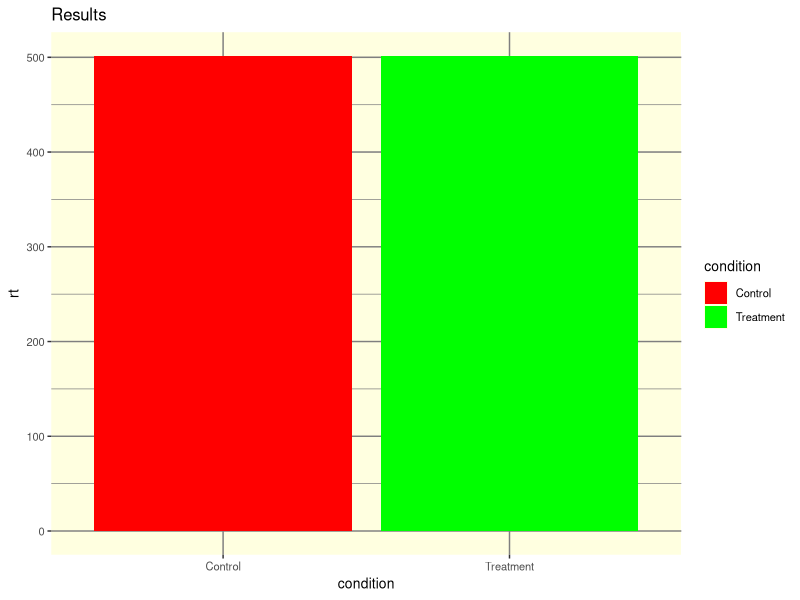
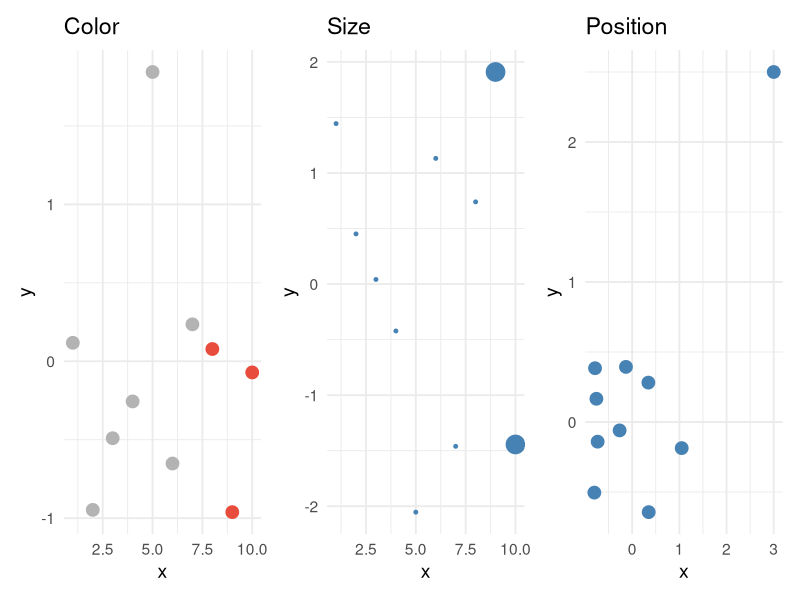
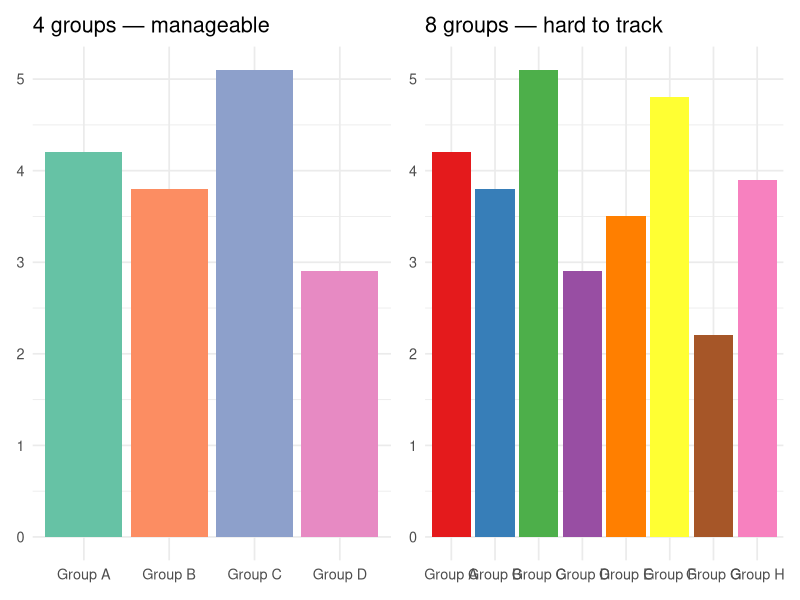
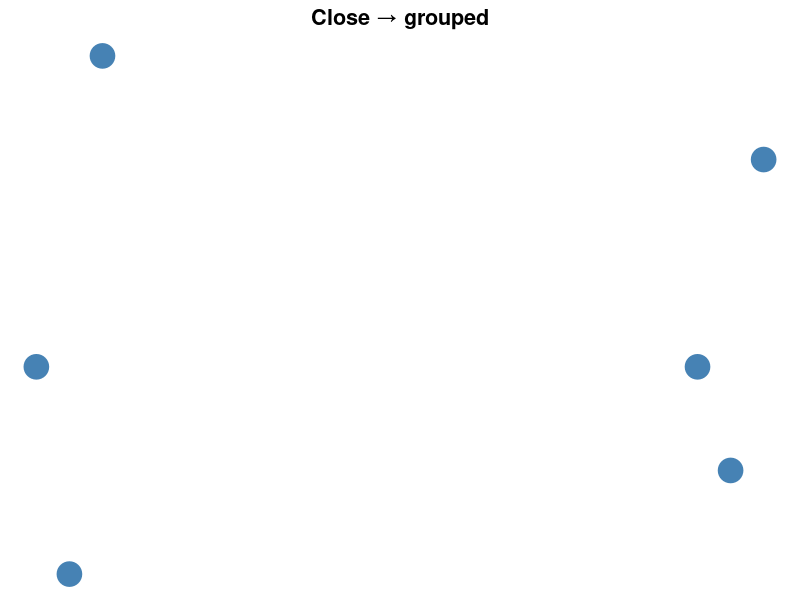
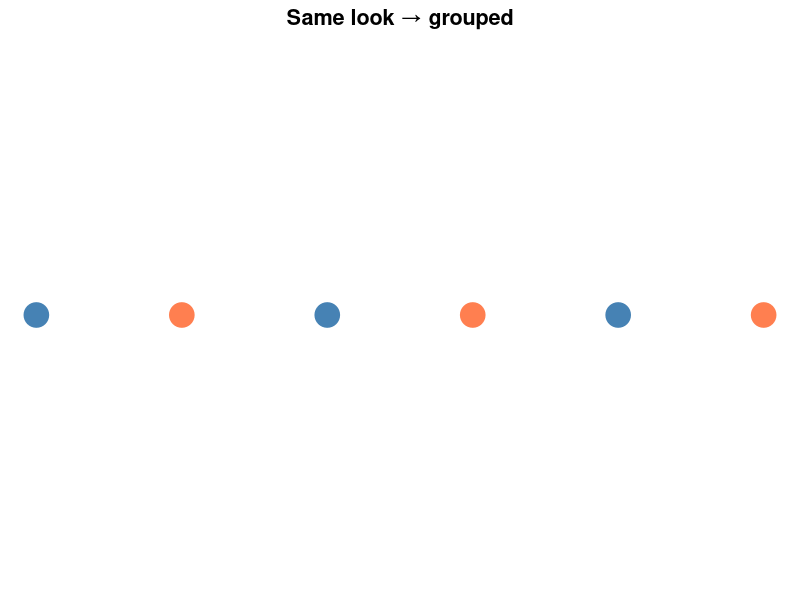
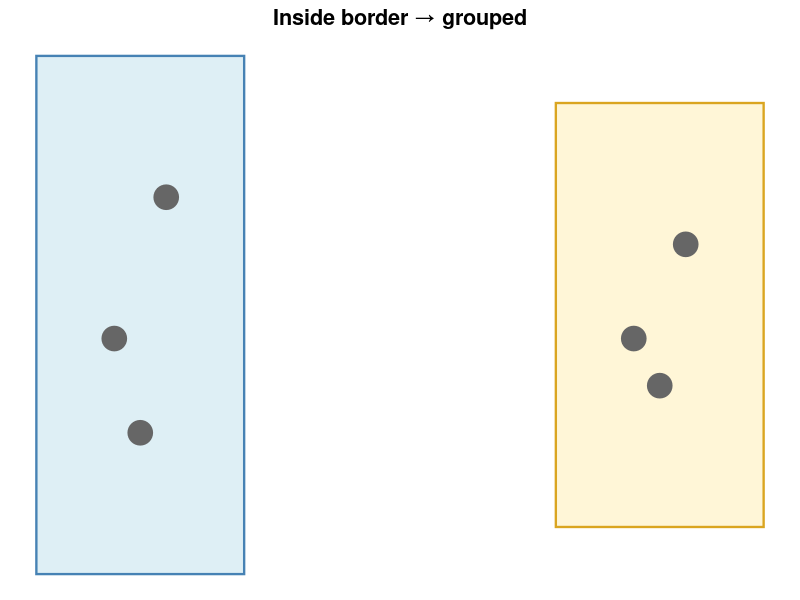
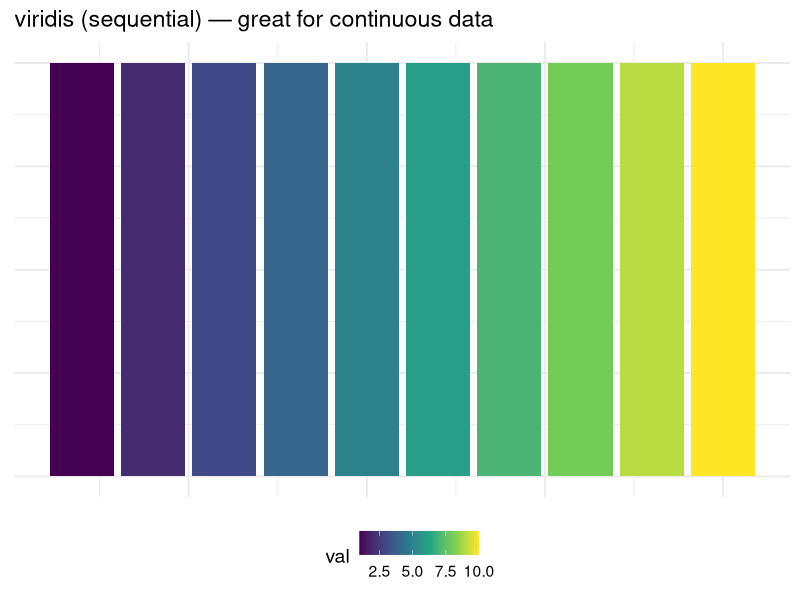
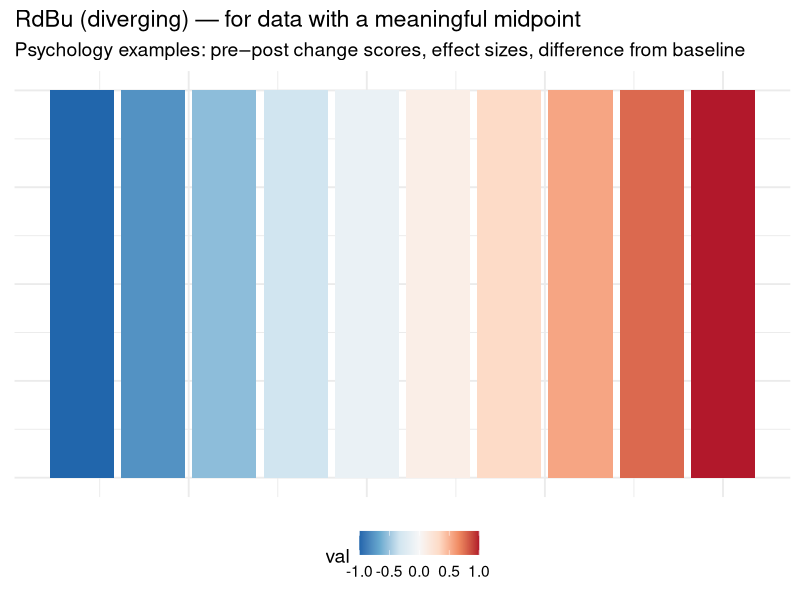

These charts were generated, in order, by the following R code:
## ---- chunk 1
#| include: false
library(tidyverse)
library(patchwork)

# Reuse the reaction time dataset
set.seed(123)
reaction_data <- tibble(
  participant = rep(1:40, each = 2),
  condition = rep(c("Control", "Treatment"), 40),
  rt = c(rnorm(40, mean = 520, sd = 60), rnorm(40, mean = 480, sd = 55)),
  accuracy = c(rbinom(40, 1, 0.82), rbinom(40, 1, 0.88)),
  age_group = rep(c("Young", "Young", "Older", "Older"), 20)
) |>
  mutate(rt = round(rt, 1))
## ---- chunk 2
#| echo: false
#| fig-width: 8
#| fig-height: 4
#| fig-alt: "Deliberately poorly designed bar chart with red and green bars, tiny text, yellow background, heavy gridlines, and an uninformative title — used as a 'what's wrong' warm-up exercise."
ggplot(reaction_data, aes(x = condition, y = rt, fill = condition)) +
  geom_bar(stat = "summary", fun = mean) +
  scale_fill_manual(values = c("Control" = "red", "Treatment" = "green")) +
  labs(title = "Results", y = "rt", x = "condition") +
  theme(
    panel.background = element_rect(fill = "lightyellow"),
    panel.grid = element_line(color = "grey50"),
    text = element_text(size = 10)
  )
## ---- chunk 3
#| echo: false
#| fig-width: 12
#| fig-height: 4
#| fig-alt: "Three panel demonstration of preattentive processing: the left panel uses color to make red points pop among gray ones, the middle panel uses size to make two large points stand out, and the right panel uses position to isolate one outlier far from a cluster."

# Color draws attention
p1 <- tibble(x = 1:10, y = rnorm(10), highlight = c(rep("other", 7), rep("target", 3))) |>
  ggplot(aes(x, y, color = highlight)) +
  geom_point(size = 4) +
  scale_color_manual(values = c("other" = "gray70", "target" = "#e74c3c"), guide = "none") +
  labs(title = "Color") + theme_minimal(base_size = 14)

# Size draws attention
p2 <- tibble(x = 1:10, y = rnorm(10), sz = c(rep(3, 8), 8, 8)) |>
  ggplot(aes(x, y, size = sz)) +
  geom_point(color = "steelblue") +
  scale_size(guide = "none") +
  labs(title = "Size") + theme_minimal(base_size = 14)

# Position draws attention
p3 <- tibble(x = c(rnorm(9, 0, 0.5), 3), y = c(rnorm(9, 0, 0.5), 2.5)) |>
  ggplot(aes(x, y)) +
  geom_point(size = 4, color = "steelblue") +
  labs(title = "Position") + theme_minimal(base_size = 14)

p1 + p2 + p3
## ---- chunk 4
#| echo: false
#| fig-width: 12
#| fig-height: 3.5
#| fig-alt: "Two side-by-side bar charts: the left has 4 clearly distinguishable groups using a Set2 palette; the right has 8 groups where colors become hard to tell apart, illustrating how working memory limits categorical encoding in figures."
p_wm1 <- tibble(
  group = paste("Group", LETTERS[1:4]),
  value = c(4.2, 3.8, 5.1, 2.9)
) |>
  ggplot(aes(x = group, y = value, fill = group)) +
  geom_col() +
  scale_fill_brewer(palette = "Set2") +
  labs(title = "4 groups — manageable", x = NULL, y = NULL) +
  theme_minimal(base_size = 13) +
  theme(legend.position = "none")

p_wm2 <- tibble(
  group = paste("Group", LETTERS[1:8]),
  value = c(4.2, 3.8, 5.1, 2.9, 3.5, 4.8, 2.2, 3.9)
) |>
  ggplot(aes(x = group, y = value, fill = group)) +
  geom_col() +
  scale_fill_brewer(palette = "Set1") +
  labs(title = "8 groups — hard to track", x = NULL, y = NULL) +
  theme_minimal(base_size = 13) +
  theme(legend.position = "none")

p_wm1 + p_wm2
## ---- chunk 5
#| echo: false
#| fig-height: 2.5
#| fig-width: 3.2
#| fig-alt: "Six gray dots arranged in two tight clusters separated by empty space — demonstrating the Gestalt principle of proximity."
tibble(
  x = c(1, 1.2, 1.1, 3, 3.2, 3.1),
  y = c(1, 1.3, 0.8, 1, 1.2, 0.9)
) |>
  ggplot(aes(x, y)) +
  geom_point(size = 8, color = "steelblue") +
  labs(title = "Close → grouped") +
  theme_void(base_size = 13) +
  theme(plot.title = element_text(hjust = 0.5, face = "bold"))
## ---- chunk 6
#| echo: false
#| fig-height: 2.5
#| fig-width: 3.2
#| fig-alt: "Six dots in a row, alternating blue and orange — demonstrating Gestalt similarity grouping by color."
tibble(
  x = 1:6,
  y = rep(1, 6),
  grp = rep(c("A", "B"), 3)
) |>
  ggplot(aes(x, y, color = grp)) +
  geom_point(size = 8) +
  scale_color_manual(values = c("A" = "steelblue", "B" = "coral")) +
  labs(title = "Same look → grouped") +
  theme_void(base_size = 13) +
  theme(plot.title = element_text(hjust = 0.5, face = "bold"),
        legend.position = "none")
## ---- chunk 7
#| echo: false
#| fig-height: 2.5
#| fig-width: 3.2
#| fig-alt: "Two clusters of gray dots, each enclosed by a shaded rectangle — demonstrating the Gestalt principle of enclosure."
tibble(
  x = c(1, 1.2, 1.1, 3, 3.2, 3.1),
  y = c(1, 1.3, 0.8, 1, 1.2, 0.9)
) |>
  ggplot(aes(x, y)) +
  annotate("rect", xmin = 0.7, xmax = 1.5, ymin = 0.5, ymax = 1.6,
           fill = "lightblue", alpha = 0.4, color = "steelblue", linewidth = 0.8) +
  annotate("rect", xmin = 2.7, xmax = 3.5, ymin = 0.6, ymax = 1.5,
           fill = "#fff3cd", alpha = 0.8, color = "goldenrod", linewidth = 0.8) +
  geom_point(size = 8, color = "gray40") +
  labs(title = "Inside border → grouped") +
  theme_void(base_size = 13) +
  theme(plot.title = element_text(hjust = 0.5, face = "bold"))
## ---- chunk 8
#| echo: false
#| fig-width: 10
#| fig-height: 4
#| fig-alt: "A row of ten tiles colored with the viridis sequential palette, transitioning smoothly from dark purple on the left to bright yellow on the right, illustrating how sequential palettes encode low-to-high values."
tibble(x = 1:10, y = rep(1, 10), val = 1:10) |>
  ggplot(aes(x, y, fill = val)) +
  geom_tile(width = 0.9) +
  scale_fill_viridis_c() +
  labs(title = "viridis (sequential) — great for continuous data") +
  theme_minimal(base_size = 14) +
  theme(axis.text = element_blank(), axis.title = element_blank(), legend.position = "bottom")
## ---- chunk 9
#| echo: false
#| fig-width: 10
#| fig-height: 4
#| fig-alt: "A row of ten tiles colored with the RdBu diverging palette, transitioning from dark blue on the left through white in the middle to dark red on the right, illustrating how diverging palettes encode values relative to a midpoint."
tibble(x = 1:10, y = rep(1, 10), val = seq(-1, 1, length.out = 10)) |>
  ggplot(aes(x, y, fill = val)) +
  geom_tile(width = 0.9) +
  scale_fill_distiller(palette = "RdBu") +
  labs(title = "RdBu (diverging) — for data with a meaningful midpoint",
       subtitle = "Psychology examples: pre–post change scores, effect sizes, difference from baseline") +
  theme_minimal(base_size = 14) +
  theme(axis.text = element_blank(), axis.title = element_blank(), legend.position = "bottom")
## ---- chunk 10
#| echo: false
#| fig-width: 10
#| fig-height: 4
#| fig-alt: "A row of eight tiles in distinct pastel colors from the ColorBrewer Set2 qualitative palette, showing how each category gets a visually distinguishable hue with no implied ordering."
tibble(x = 1:8, y = rep(1, 8), cat = letters[1:8]) |>
  ggplot(aes(x, y, fill = cat)) +
  geom_tile(width = 0.9) +
  scale_fill_brewer(palette = "Set2") +
  labs(title = "Set2 (qualitative) — for categorical groups") +
  theme_minimal(base_size = 14) +
  theme(axis.text = element_blank(), axis.title = element_blank(), legend.position = "bottom")
## ---- chunk 11
#| echo: false
#| fig-width: 12
#| fig-height: 5
#| fig-alt: "Side-by-side comparison of two boxplots: the left uses red and green fills that are indistinguishable to colorblind viewers, while the right uses blue and orange fills that are accessible to virtually all viewers."

p1 <- reaction_data |>
  ggplot(aes(x = condition, y = rt, fill = condition)) +
  geom_boxplot(alpha = 0.7) +
  scale_fill_manual(values = c("Control" = "#ff0000", "Treatment" = "#00aa00")) +
  labs(title = "Red vs Green — bad for colorblind viewers", x = "Condition", y = "RT (ms)") +
  theme_minimal(base_size = 14) +
  theme(legend.position = "none")

p2 <- reaction_data |>
  ggplot(aes(x = condition, y = rt, fill = condition)) +
  geom_boxplot(alpha = 0.7) +
  scale_fill_manual(values = c("Control" = "#0072B2", "Treatment" = "#E69F00")) +
  labs(title = "Blue vs Orange — works for everyone", x = "Condition", y = "RT (ms)") +
  theme_minimal(base_size = 14) +
  theme(legend.position = "none")

p1 + p2
## ---- chunk 12
#| echo: false
#| fig-width: 12
#| fig-height: 5
#| fig-alt: "Side-by-side comparison of the same boxplot using ggplot2's default gray theme on the left versus the cleaner minimal theme on the right, showing how removing the gray background, heavy gridlines, and redundant legend reduces visual clutter."

p1 <- reaction_data |>
  ggplot(aes(x = condition, y = rt, fill = condition)) +
  geom_boxplot() +
  labs(title = "Default theme (theme_gray)", x = "Condition", y = "RT (ms)")

p2 <- reaction_data |>
  ggplot(aes(x = condition, y = rt, fill = condition)) +
  geom_boxplot() +
  labs(title = "Cleaned up (theme_minimal)", x = "Condition", y = "RT (ms)") +
  theme_minimal(base_size = 14) +
  theme(legend.position = "none")

p1 + p2
## ---- chunk 13
#| code-fold: true
#| code-summary: "Data setup (click to expand)"
set.seed(123)
reaction_data <- tibble(
  participant = rep(1:40, each = 2),
  condition   = rep(c("Control", "Treatment"), 40),
  rt          = c(rnorm(40, mean = 520, sd = 60), rnorm(40, mean = 480, sd = 55)),
  accuracy    = c(rbinom(40, 1, 0.82), rbinom(40, 1, 0.88)),
  age_group   = rep(c("Young", "Young", "Older", "Older"), 20)
) |>
  mutate(rt = round(rt, 1))
## ---- chunk 14
#| fig-alt: "Deliberately cluttered scatterplot with red and green colors, points sized by a binary variable, redundant color and fill mappings, uninformative title, and the default gray theme — students are asked to redesign it."
# The cluttered version — fix this!
reaction_data |>
  ggplot(aes(x = condition, y = rt, fill = condition, color = condition, size = accuracy)) +
  geom_point() +
  geom_boxplot(alpha = 0.3) +
  scale_fill_manual(values = c("Control" = "red", "Treatment" = "green")) +
  scale_color_manual(values = c("Control" = "red", "Treatment" = "green")) +
  labs(x = "condition", y = "rt", title = "data") +
  theme_gray()
## ---- chunk 15
#| echo: false
#| eval: true
#| fig-width: 9
#| fig-height: 5
#| fig-alt: "Boxplots with jittered points showing reaction time by condition (Control vs Treatment), faceted by accuracy ('incorrect' vs 'correct'). Viridis fill and color, ms-suffixed y-axis, minimal black-and-white theme, no legend."
reaction_data |>
  ggplot(aes(x = condition, y = rt,
             fill = condition,
             color = condition)) +
  geom_jitter(width = .1) +
  geom_boxplot(alpha = 0.3) +
  scale_fill_viridis_d() +
  scale_color_viridis_d() +
  scale_y_continuous(
    labels = scales::label_number(suffix = " ms")) +
  labs(
    x = NULL,
    y = NULL,
    title = "Reaction time by condition and accuracy",
    caption = "Reaction time in miliseconds; 0 = inaccurate, 1 = accurate"
  ) +
  facet_wrap(~accuracy,
             labeller = as_labeller(c("0" = "incorrect", "1" = "correct"))) +
  theme_bw() +
  theme(legend.position = "none",
        plot.title.position = "plot")
## ---- chunk 16
#| echo: false
#| fig-width: 7
#| fig-height: 4
#| fig-alt: "Bar chart comparing mean reaction times for Control and Treatment conditions where the y-axis starts at 478 instead of 0, making a small ~40 ms difference appear dramatically large."
# Bad: Truncated y-axis exaggerates difference
reaction_data |>
  group_by(condition) |>
  summarize(mean_rt = mean(rt)) |>
  ggplot(aes(x = condition, y = mean_rt, fill = condition)) +
  geom_col() +
  scale_fill_manual(values = c("Control" = "grey60", "Treatment" = "grey40")) +
  coord_cartesian(ylim = c(478, 522)) +
  labs(title = "Treatment Reduces Reaction Time",
       y = "Mean RT (ms)", x = NULL) +
  theme_minimal(base_size = 14) +
  theme(legend.position = "none")
## ---- chunk 17
#| echo: false
#| fig-width: 7
#| fig-height: 4
#| fig-alt: "Boxplot with red and green fills, a yellow background, heavy gridlines, variable names as axis labels, and the uninformative title 'Boxplot' — demonstrating multiple common design mistakes at once."
# Bad: Rainbow color + too many gridlines + no informative title
reaction_data |>
  ggplot(aes(x = condition, y = rt, fill = age_group)) +
  geom_boxplot() +
  scale_fill_manual(values = c("Young" = "red", "Older" = "green")) +
  labs(title = "Boxplot", y = "rt", x = "condition") +
  theme(
    panel.background = element_rect(fill = "lightyellow"),
    panel.grid.major = element_line(color = "grey50"),
    panel.grid.minor = element_line(color = "grey70")
  )
## ---- chunk 18
#| echo: false
#| fig-width: 7
#| fig-height: 4
#| fig-alt: "Pie chart showing reaction times arbitrarily binned into Fast, Medium, and Slow categories, hiding the continuous distribution, individual observations, and any comparison between conditions."
# Bad: Pie chart of continuous data categories
reaction_data |>
  mutate(speed = case_when(
    rt < 450 ~ "Fast",
    rt < 550 ~ "Medium",
    TRUE ~ "Slow"
  )) |>
  count(speed) |>
  ggplot(aes(x = "", y = n, fill = speed)) +
  geom_col(width = 1) +
  coord_polar("y") +
  labs(title = "Speed Categories") +
  theme_void()
